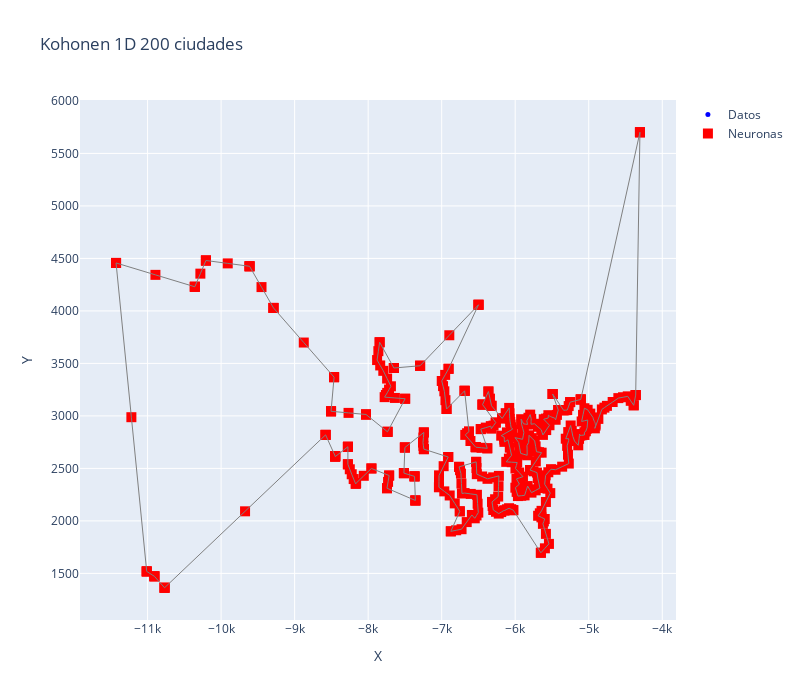

Notebook cell for this chart:
### Code cell
resultados_200 = entrenar_1D_unico(
    dataset_200,
    alpha=0.5,
    iteraciones=10000,
    varianza=8,
    multiplicador=2
)
